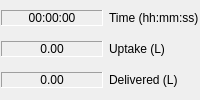
    <widget class="QFrame" name="frame_t">
     <property name="sizePolicy">
      <sizepolicy hsizetype="Preferred" vsizetype="Preferred">
       <horstretch>1</horstretch>
       <verstretch>0</verstretch>
      </sizepolicy>
     </property>
     <property name="frameShape">
      <enum>QFrame::NoFrame</enum>
     </property>
     <property name="frameShadow">
      <enum>QFrame::Raised</enum>
     </property>
     <layout class="QGridLayout">
      <property name="margin">
       <number>1</number>
      </property>
      <property name="spacing">
       <number>6</number>
      </property>
      <item row="2" column="0">
       <widget class="QLabel" name="leDelivered">
        <property name="sizePolicy">
         <sizepolicy hsizetype="Preferred" vsizetype="Fixed">
          <horstretch>0</horstretch>
          <verstretch>0</verstretch>
         </sizepolicy>
        </property>
        <property name="frameShape">
         <enum>QFrame::Panel</enum>
        </property>
        <property name="frameShadow">
         <enum>QFrame::Sunken</enum>
        </property>
        <property name="text">
         <string>0.00</string>
        </property>
        <property name="alignment">
         <set>Qt::AlignCenter</set>
        </property>
       </widget>
      </item>
      <item row="1" column="0">
       <widget class="QLabel" name="leUptake">
        <property name="sizePolicy">
         <sizepolicy hsizetype="Preferred" vsizetype="Fixed">
          <horstretch>0</horstretch>
          <verstretch>0</verstretch>
         </sizepolicy>
        </property>
        <property name="frameShape">
         <enum>QFrame::Panel</enum>
        </property>
        <property name="frameShadow">
         <enum>QFrame::Sunken</enum>
        </property>
        <property name="text">
         <string>0.00</string>
        </property>
        <property name="alignment">
         <set>Qt::AlignCenter</set>
        </property>
       </widget>
      </item>
      <item row="0" column="0">
       <widget class="QLabel" name="leTime">
        <property name="sizePolicy">
         <sizepolicy hsizetype="Preferred" vsizetype="Fixed">
          <horstretch>0</horstretch>
          <verstretch>0</verstretch>
         </sizepolicy>
        </property>
        <property name="frameShape">
         <enum>QFrame::Panel</enum>
        </property>
        <property name="frameShadow">
         <enum>QFrame::Sunken</enum>
        </property>
        <property name="lineWidth">
         <number>1</number>
        </property>
        <property name="midLineWidth">
         <number>0</number>
        </property>
        <property name="text">
         <string>00:00:00</string>
        </property>
        <property name="alignment">
         <set>Qt::AlignCenter</set>
        </property>
       </widget>
      </item>
      <item row="2" column="1">
       <widget class="QLabel" name="lDelivered">
        <property name="sizePolicy">
         <sizepolicy hsizetype="Minimum" vsizetype="Preferred">
          <horstretch>0</horstretch>
          <verstretch>0</verstretch>
         </sizepolicy>
        </property>
        <property name="text">
         <string>Delivered (L)</string>
        </property>
       </widget>
      </item>
      <item row="1" column="1">
       <widget class="QLabel" name="lUptake">
        <property name="sizePolicy">
         <sizepolicy hsizetype="Minimum" vsizetype="Preferred">
          <horstretch>0</horstretch>
          <verstretch>0</verstretch>
         </sizepolicy>
        </property>
        <property name="text">
         <string>Uptake (L)</string>
        </property>
       </widget>
      </item>
      <item row="0" column="1">
       <widget class="QLabel" name="lTime">
        <property name="sizePolicy">
         <sizepolicy hsizetype="Fixed" vsizetype="Preferred">
          <horstretch>0</horstretch>
          <verstretch>0</verstretch>
         </sizepolicy>
        </property>
        <property name="text">
         <string>Time (hh:mm:ss)</string>
        </property>
       </widget>
      </item>
     </layout>
    </widget>
